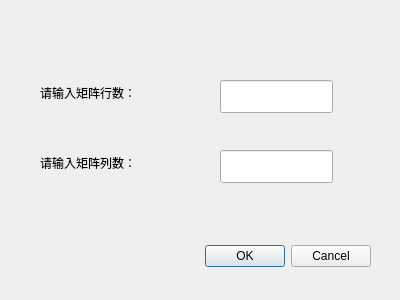
<?xml version="1.0" encoding="UTF-8"?>
<ui version="4.0">
 <class>inputMatRowCol</class>
 <widget class="QDialog" name="inputMatRowCol">
  <property name="geometry">
   <rect>
    <x>0</x>
    <y>0</y>
    <width>400</width>
    <height>300</height>
   </rect>
  </property>
  <property name="minimumSize">
   <size>
    <width>400</width>
    <height>300</height>
   </size>
  </property>
  <property name="maximumSize">
   <size>
    <width>400</width>
    <height>300</height>
   </size>
  </property>
  <property name="windowTitle">
   <string>Dialog</string>
  </property>
  <widget class="QDialogButtonBox" name="buttonBox">
   <property name="geometry">
    <rect>
     <x>30</x>
     <y>240</y>
     <width>341</width>
     <height>32</height>
    </rect>
   </property>
   <property name="orientation">
    <enum>Qt::Horizontal</enum>
   </property>
   <property name="standardButtons">
    <set>QDialogButtonBox::Cancel|QDialogButtonBox::Ok</set>
   </property>
  </widget>
  <widget class="QLabel" name="label">
   <property name="geometry">
    <rect>
     <x>40</x>
     <y>80</y>
     <width>161</width>
     <height>25</height>
    </rect>
   </property>
   <property name="text">
    <string>请输入矩阵行数：</string>
   </property>
  </widget>
  <widget class="QLabel" name="label_2">
   <property name="geometry">
    <rect>
     <x>40</x>
     <y>150</y>
     <width>161</width>
     <height>25</height>
    </rect>
   </property>
   <property name="text">
    <string>请输入矩阵列数：</string>
   </property>
  </widget>
  <widget class="QLineEdit" name="row">
   <property name="geometry">
    <rect>
     <x>220</x>
     <y>80</y>
     <width>113</width>
     <height>33</height>
    </rect>
   </property>
  </widget>
  <widget class="QLineEdit" name="col">
   <property name="geometry">
    <rect>
     <x>220</x>
     <y>150</y>
     <width>113</width>
     <height>33</height>
    </rect>
   </property>
  </widget>
 </widget>
 <resources/>
 <connections>
  <connection>
   <sender>buttonBox</sender>
   <signal>accepted()</signal>
   <receiver>inputMatRowCol</receiver>
   <slot>accept()</slot>
   <hints>
    <hint type="sourcelabel">
     <x>248</x>
     <y>254</y>
    </hint>
    <hint type="destinationlabel">
     <x>157</x>
     <y>274</y>
    </hint>
   </hints>
  </connection>
  <connection>
   <sender>buttonBox</sender>
   <signal>rejected()</signal>
   <receiver>inputMatRowCol</receiver>
   <slot>reject()</slot>
   <hints>
    <hint type="sourcelabel">
     <x>316</x>
     <y>260</y>
    </hint>
    <hint type="destinationlabel">
     <x>286</x>
     <y>274</y>
    </hint>
   </hints>
  </connection>
 </connections>
</ui>
